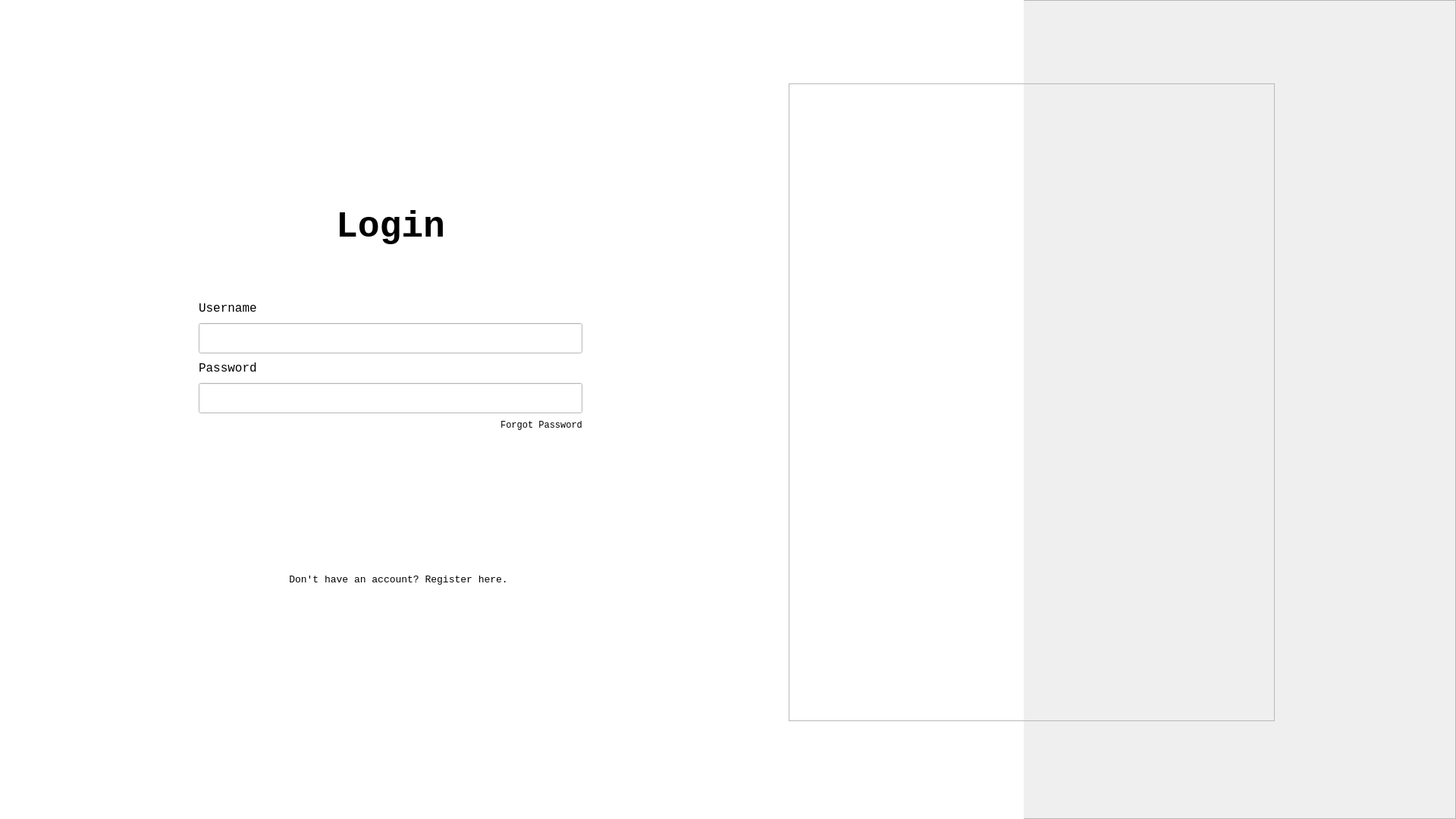
<?xml version="1.0" encoding="UTF-8"?>
<ui version="4.0">
 <class>Form</class>
 <widget class="QWidget" name="Form">
  <property name="geometry">
   <rect>
    <x>0</x>
    <y>0</y>
    <width>1920</width>
    <height>1080</height>
   </rect>
  </property>
  <property name="windowTitle">
   <string>Form</string>
  </property>
  <widget class="QFrame" name="bg">
   <property name="geometry">
    <rect>
     <x>0</x>
     <y>0</y>
     <width>1920</width>
     <height>1080</height>
    </rect>
   </property>
   <property name="minimumSize">
    <size>
     <width>1920</width>
     <height>1080</height>
    </size>
   </property>
   <property name="frameShape">
    <enum>QFrame::StyledPanel</enum>
   </property>
   <property name="frameShadow">
    <enum>QFrame::Raised</enum>
   </property>
   <widget class="QWidget" name="widget_2" native="true">
    <property name="geometry">
     <rect>
      <x>0</x>
      <y>0</y>
      <width>1350</width>
      <height>1080</height>
     </rect>
    </property>
    <property name="minimumSize">
     <size>
      <width>0</width>
      <height>1080</height>
     </size>
    </property>
    <property name="styleSheet">
     <string notr="true">background-color: white;</string>
    </property>
    <widget class="QWidget" name="loginwidget" native="true">
     <property name="geometry">
      <rect>
       <x>160</x>
       <y>200</y>
       <width>701</width>
       <height>721</height>
      </rect>
     </property>
     <widget class="QWidget" name="layoutWidget">
      <property name="geometry">
       <rect>
        <x>102</x>
        <y>72</y>
        <width>506</width>
        <height>428</height>
       </rect>
      </property>
      <layout class="QVBoxLayout" name="verticalLayout">
       <item>
        <widget class="QLabel" name="logintext">
         <property name="font">
          <font>
           <family>Consolas</family>
           <pointsize>36</pointsize>
           <weight>75</weight>
           <bold>true</bold>
          </font>
         </property>
         <property name="text">
          <string>Login</string>
         </property>
         <property name="alignment">
          <set>Qt::AlignHCenter|Qt::AlignTop</set>
         </property>
        </widget>
       </item>
       <item>
        <spacer name="verticalSpacer_13">
         <property name="orientation">
          <enum>Qt::Vertical</enum>
         </property>
         <property name="sizeHint" stdset="0">
          <size>
           <width>20</width>
           <height>48</height>
          </size>
         </property>
        </spacer>
       </item>
       <item>
        <layout class="QVBoxLayout" name="verticalLayout_14">
         <property name="spacing">
          <number>10</number>
         </property>
         <item>
          <layout class="QVBoxLayout" name="user_layout">
           <property name="spacing">
            <number>10</number>
           </property>
           <item>
            <widget class="QLabel" name="username">
             <property name="font">
              <font>
               <family>Consolas</family>
               <pointsize>12</pointsize>
              </font>
             </property>
             <property name="text">
              <string>Username</string>
             </property>
            </widget>
           </item>
           <item>
            <widget class="QLineEdit" name="username_input">
             <property name="minimumSize">
              <size>
               <width>500</width>
               <height>40</height>
              </size>
             </property>
             <property name="baseSize">
              <size>
               <width>0</width>
               <height>0</height>
              </size>
             </property>
            </widget>
           </item>
          </layout>
         </item>
         <item>
          <layout class="QVBoxLayout" name="password_layout">
           <item>
            <widget class="QLabel" name="password">
             <property name="font">
              <font>
               <family>Consolas</family>
               <pointsize>12</pointsize>
              </font>
             </property>
             <property name="text">
              <string>Password</string>
             </property>
            </widget>
           </item>
           <item>
            <widget class="QLineEdit" name="password_input">
             <property name="minimumSize">
              <size>
               <width>0</width>
               <height>40</height>
              </size>
             </property>
            </widget>
           </item>
          </layout>
         </item>
        </layout>
       </item>
       <item>
        <layout class="QHBoxLayout" name="forgetpassword">
         <item>
          <spacer name="horizontalSpacer_9">
           <property name="orientation">
            <enum>Qt::Horizontal</enum>
           </property>
           <property name="sizeHint" stdset="0">
            <size>
             <width>358</width>
             <height>20</height>
            </size>
           </property>
          </spacer>
         </item>
         <item>
          <widget class="QPushButton" name="forgetpassbutton">
           <property name="font">
            <font>
             <family>Consolas</family>
             <pointsize>9</pointsize>
            </font>
           </property>
           <property name="styleSheet">
            <string notr="true">QPushButton { border: none; }</string>
           </property>
           <property name="text">
            <string>Forgot Password</string>
           </property>
          </widget>
         </item>
        </layout>
       </item>
       <item>
        <spacer name="verticalSpacer_16">
         <property name="orientation">
          <enum>Qt::Vertical</enum>
         </property>
         <property name="sizeHint" stdset="0">
          <size>
           <width>498</width>
           <height>38</height>
          </size>
         </property>
        </spacer>
       </item>
       <item>
        <widget class="QPushButton" name="loginbutton">
         <property name="minimumSize">
          <size>
           <width>0</width>
           <height>60</height>
          </size>
         </property>
         <property name="font">
          <font>
           <family>Consolas</family>
           <pointsize>14</pointsize>
          </font>
         </property>
         <property name="toolTip">
          <string/>
         </property>
         <property name="styleSheet">
          <string notr="true">border-radius: 15px; color: white; background-color: &quot;#B6D0E2&quot;;</string>
         </property>
         <property name="text">
          <string>Login</string>
         </property>
        </widget>
       </item>
      </layout>
     </widget>
     <widget class="QPushButton" name="registerbutton">
      <property name="geometry">
       <rect>
        <x>200</x>
        <y>550</y>
        <width>331</width>
        <height>28</height>
       </rect>
      </property>
      <property name="font">
       <font>
        <family>Consolas</family>
        <pointsize>10</pointsize>
       </font>
      </property>
      <property name="styleSheet">
       <string notr="true">border: none</string>
      </property>
      <property name="text">
       <string>Don't have an account? Register here.</string>
      </property>
     </widget>
    </widget>
   </widget>
   <widget class="QWidget" name="widget_3" native="true">
    <property name="geometry">
     <rect>
      <x>1348</x>
      <y>0</y>
      <width>579</width>
      <height>1080</height>
     </rect>
    </property>
    <property name="minimumSize">
     <size>
      <width>0</width>
      <height>1080</height>
     </size>
    </property>
    <property name="styleSheet">
     <string notr="true">background-color: &quot;#B6D0E2&quot;;</string>
    </property>
   </widget>
   <widget class="QFrame" name="imageframe">
    <property name="geometry">
     <rect>
      <x>1040</x>
      <y>110</y>
      <width>641</width>
      <height>841</height>
     </rect>
    </property>
    <property name="frameShape">
     <enum>QFrame::StyledPanel</enum>
    </property>
    <property name="frameShadow">
     <enum>QFrame::Raised</enum>
    </property>
    <property name="lineWidth">
     <number>0</number>
    </property>
    <widget class="QLabel" name="image">
     <property name="geometry">
      <rect>
       <x>0</x>
       <y>0</y>
       <width>641</width>
       <height>891</height>
      </rect>
     </property>
     <property name="text">
      <string/>
     </property>
     <property name="pixmap">
      <pixmap>Images/Stethoscope.jpg</pixmap>
     </property>
     <property name="scaledContents">
      <bool>true</bool>
     </property>
    </widget>
   </widget>
  </widget>
 </widget>
 <resources/>
 <connections/>
</ui>
